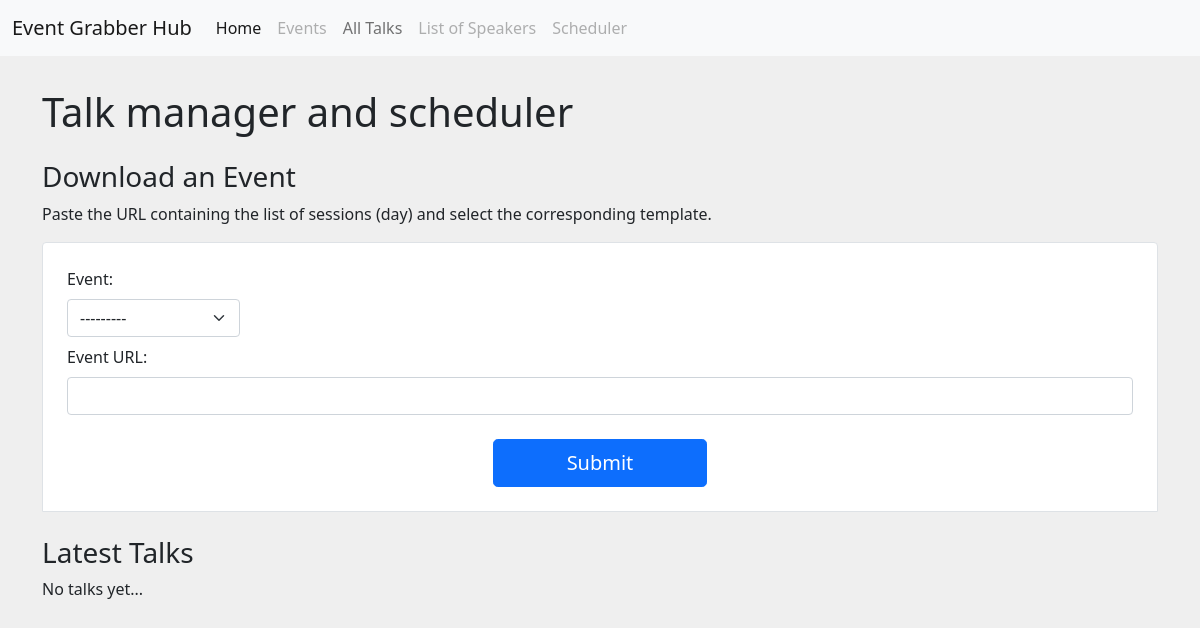
The app's page /, older data.
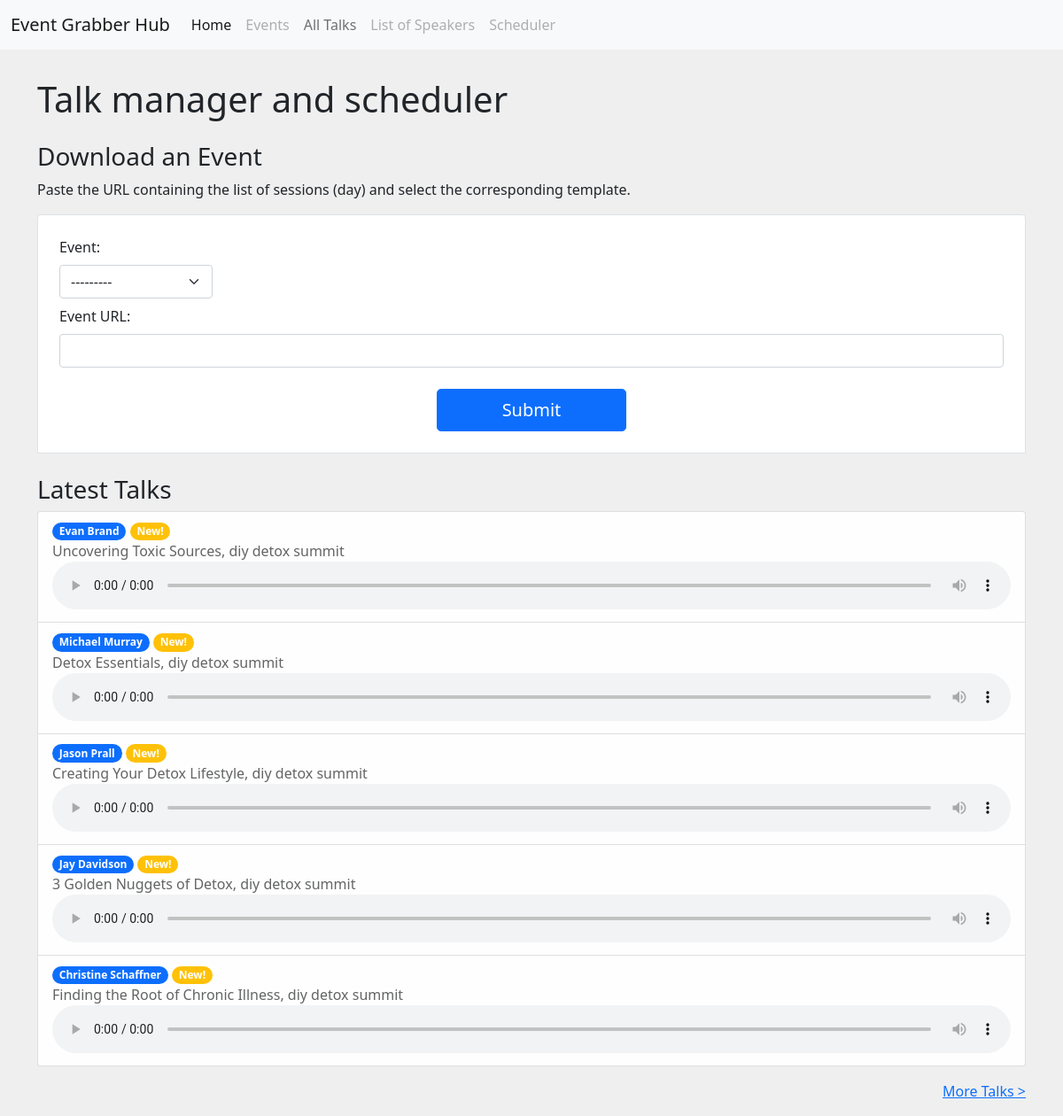
The same page, newer data.
### core/models.py (models this page shows, shortened)
class TalkSession(models.Model):
    name = models.CharField(max_length=60, null=True, blank=True,
                            verbose_name='Session name')
    speaker = models.ForeignKey(
        Speaker, on_delete=SET_NULL, verbose_name='Speaker name', null=True, blank=True)
    event = models.ForeignKey(Event, on_delete=SET_NULL, null=True, blank=True)
    mp3_url = models.URLField(null=True, blank=True,
                              verbose_name='mp3 remote url')
    mp3_file = models.FileField(
        upload_to="mp3s", null=True, blank=True, verbose_name='mp3 file')

class Speaker(models.Model):
    name = models.CharField(max_length=30, blank=False, null=False)
    img_url = models.URLField(null=True, blank=True,
                              verbose_name='photo remote url')
    img_file = models.ImageField(
        upload_to="images", null=True, blank=True, verbose_name='photo file')
    website = models.CharField(max_length=100, blank=True, null=True)
    def __str__(self) -> str:
        return self.name

class Event(models.Model):
    name = models.CharField(blank=False, max_length=60,
                            verbose_name='Event name')
    start_date = models.DateField(blank=True)
    duration = models.IntegerField(blank=True, default=1)
    category = models.ManyToManyField(Category)
    landing_page = models.CharField(blank=False, max_length=100)
    event_tpl = models.ForeignKey(
        EventTpl, on_delete=SET_NULL, blank=True, null=True)
    scrape_ready = models.BooleanField(blank=True, default=False)
    def __str__(self) -> str:
        return f'{self.name}'

### core/views.py (the view)
# urls.py: path('', views.home_view, name='home'),
def home_view(request):
    list = []
    form = EventSingleForm()
    if request.method == 'POST':
        filled_form = EventSingleForm(request.POST)
        if filled_form.is_valid():
            POST_event_url = filled_form.cleaned_data['event_url']
            selected_event = Event.objects.get(
                name=filled_form.cleaned_data['event_tpl'])
            event_template = EventTpl.objects.get(
                name=selected_event.event_tpl)
            css_link_button = event_template.css_link_button
            css_title = event_template.css_talk_title
            css_speaker_name = event_template.css_speaker_name
            css_photo = event_template.css_image
            css_audio_file = event_template.css_audio_file
            bs4_INDEX_PAGE_url = requests.get(POST_event_url)
            bs4_INDEX_PAGE_soup = BeautifulSoup(
                bs4_INDEX_PAGE_url.text, "html.parser")
            bs4_link_buttons = bs4_INDEX_PAGE_soup.select(css_link_button)
            bs4_photo = bs4_INDEX_PAGE_soup.select(css_photo)
            for i, link in enumerate(bs4_link_buttons, start=0):
                bs4_DETAIL_PAGE_url = requests.get(link['href'])
                bs4_DETAIL_PAGE_soup = BeautifulSoup(
                    bs4_DETAIL_PAGE_url.text, "html.parser")
                SPEAKER_PHOTO = bs4_photo[i]['src']
                TITLE = bs4_DETAIL_PAGE_soup.select_one(
                    css_title).text.split('with')[0]
                SPEAKER_NAME = bs4_DETAIL_PAGE_soup.select_one(
                    css_speaker_name).text.split(',')[0].replace('with', '').strip()
                MP3_URL = bs4_DETAIL_PAGE_soup.find(
                    css_audio_file)['src']
                if len(Speaker.objects.filter(name=SPEAKER_NAME)) != 0:
                    speaker_object = Speaker.objects.get(
                        name=SPEAKER_NAME)
                    print(f'SPEAKER exists: id {speaker_object.id}')
                else:
                    speaker_object = Speaker(
                        name=SPEAKER_NAME, img_url=SPEAKER_PHOTO)
                    speaker_object.get_remote_image()
                    print(f'SPEAKER [DOES NOT exists]: new speaker id {speaker_object.id}')
                    speaker_object.save()
                if len(TalkSession.objects.filter(name=TITLE)) != 0:
                    print('TALK [exists]: Do nothing')
                    pass
                else:
                    new_talk_session = TalkSession(
                        name=TITLE, speaker=speaker_object, event=selected_event, mp3_url=MP3_URL)
                    new_talk_session.get_remote_mp3()
                    print(f'TALK [DOES NOT exists]: New talk id:{new_talk_session.id}, with speaker id: {speaker_object.name}, and event id: {selected_event.id}')
                    new_talk_session.save()
                list.append(
                    [[TITLE], [SPEAKER_NAME], [speaker_object.id], [MP3_URL], [bs4_photo[i]['src']]])
            return render(request, 'core/home.html', {'form': form, 'list': list})
    else:
        latest_talks = TalkSession.objects.all().order_by('-id')[:5]
        return render(request, 'core/home.html',
                      {'form': form,
                       'latest_talks': latest_talks
                       })

### core/forms.py
class EventSingleForm(forms.Form):
    event_url = forms.CharField(
        label='Event URL: ',
        widget=TextInput(attrs={'class': 'form-control', 'size': '80'}),
    )
    event_tpl = forms.ModelChoiceField(
        label='Event: ',
        required=True,
        widget=Select(attrs={'class': 'form-select'}),
        queryset=Event.objects.all())

### core/templates/core/home.html (shortened to what this page needs)
{% extends 'base.html' %} {% block 'body' %}
<h1>Talk manager and scheduler</h1>
<h2 class="h3">Download an Event</h2>
<p>Paste the URL containing the list of sessions (day) and select the corresponding template.</p>
<div class="bd-box">
  <form action="{% url 'home' %}" method="POST" class="row gy-2 gx-3 align-items-center">
    <div class="col-auto">
      <label for="" class="form-label">{{ form.event_tpl.label }}</label>
      {{ form.event_tpl }}
    </div>
    <div class="mb-3">
      <label for="form.event_url.id" class="form-label">{{ form.event_url.label }}</label>
      {{ form.event_url }}
    </div>
    <div class="button-area">
      <button type="submit" class="btn-primary btn btn-lg">Submit</button>
    </div>
  </form>
</div>
<h2 class="h3">Latest Talks</h2>
{% if latest_talks %}
<div class="all-sessions">
  <ul class="list-group">
    {% for session in latest_talks %}
    <li class="list-group-item list-group-item-action list-group-item-light">
      <small class="badge bg-primary rounded-pill">{{ session.speaker }}</small> <span class="badge bg-warning rounded-pill">New!</span>
      <br />
      {{ session.name }}, {{ session.event }} <br />
      <audio controls="" preload="none" controlslist="nodownload" style="width: 100%">
        <source src="{{ session.audio_file_path }}" type="audio/mpeg" />
      </audio>
    </li>
    {% endfor %}
  </ul>
  <a href="{% url 'talks_list' %}" class="more">More Talks ></a>
</div>
{% else %} No talks yet... {% endif %} {% endblock %} {% comment %} TO DO: LABEL FOR {% endcomment %}

Row changes from the older to the newer data that the page shows:
added TalkSession: speaker "Evan Brand", name "Uncovering Toxic Sources", event "diy detox summit"
added TalkSession: speaker "Michael Murray", name "Detox Essentials", event "diy detox summit"
added TalkSession: speaker "Jason Prall", name "Creating Your Detox Lifestyle", event "diy detox summit"
added TalkSession: speaker "Jay Davidson", name "3 Golden Nuggets of Detox", event "diy detox summit"
added TalkSession: speaker "Christine Schaffner", name "Finding the Root of Chronic Illness", event "diy detox summit"
Text that changed along with them:
text no longer shown: "No talks yet..."
text now shown: "More Talks >"
